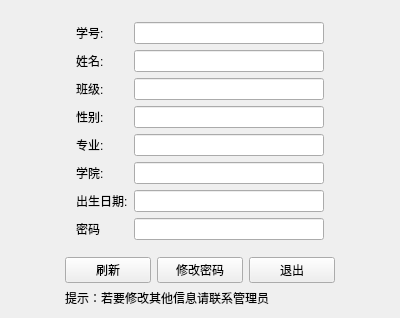
<?xml version="1.0" encoding="UTF-8"?>
<ui version="4.0">
 <class>personalinfo</class>
 <widget class="QWidget" name="personalinfo">
  <property name="geometry">
   <rect>
    <x>0</x>
    <y>0</y>
    <width>400</width>
    <height>300</height>
   </rect>
  </property>
  <property name="windowTitle">
   <string>personalinfo</string>
  </property>
  <layout class="QGridLayout" name="gridLayout" rowstretch="0,0,0,0" columnstretch="1,5,1">
   <item row="0" column="1" rowspan="2">
    <widget class="QWidget" name="widget" native="true">
     <layout class="QFormLayout" name="formLayout">
      <item row="0" column="0">
       <widget class="QLabel" name="label_22">
        <property name="text">
         <string>学号:</string>
        </property>
        <property name="indent">
         <number>-3</number>
        </property>
       </widget>
      </item>
      <item row="0" column="1">
       <widget class="QLineEdit" name="lineEdit_sno">
        <property name="dragEnabled">
         <bool>false</bool>
        </property>
        <property name="readOnly">
         <bool>true</bool>
        </property>
       </widget>
      </item>
      <item row="1" column="0">
       <widget class="QLabel" name="label_23">
        <property name="text">
         <string>姓名:</string>
        </property>
        <property name="openExternalLinks">
         <bool>false</bool>
        </property>
       </widget>
      </item>
      <item row="1" column="1">
       <widget class="QLineEdit" name="lineEdit_sname">
        <property name="readOnly">
         <bool>true</bool>
        </property>
       </widget>
      </item>
      <item row="2" column="0">
       <widget class="QLabel" name="label_24">
        <property name="text">
         <string>班级:</string>
        </property>
       </widget>
      </item>
      <item row="2" column="1">
       <widget class="QLineEdit" name="lineEdit_sclass">
        <property name="readOnly">
         <bool>true</bool>
        </property>
       </widget>
      </item>
      <item row="3" column="0">
       <widget class="QLabel" name="label_25">
        <property name="text">
         <string>性别:</string>
        </property>
       </widget>
      </item>
      <item row="3" column="1">
       <widget class="QLineEdit" name="lineEdit_ssex">
        <property name="readOnly">
         <bool>true</bool>
        </property>
       </widget>
      </item>
      <item row="5" column="0">
       <widget class="QLabel" name="label_26">
        <property name="text">
         <string>专业:</string>
        </property>
       </widget>
      </item>
      <item row="5" column="1">
       <widget class="QLineEdit" name="lineEdit_smajor">
        <property name="readOnly">
         <bool>true</bool>
        </property>
       </widget>
      </item>
      <item row="6" column="0">
       <widget class="QLabel" name="label_27">
        <property name="text">
         <string>学院:</string>
        </property>
       </widget>
      </item>
      <item row="6" column="1">
       <widget class="QLineEdit" name="lineEdit_ssdept">
        <property name="readOnly">
         <bool>true</bool>
        </property>
       </widget>
      </item>
      <item row="7" column="0">
       <widget class="QLabel" name="label_28">
        <property name="text">
         <string>出生日期:</string>
        </property>
       </widget>
      </item>
      <item row="7" column="1">
       <widget class="QLineEdit" name="lineEdit_sbirth">
        <property name="readOnly">
         <bool>true</bool>
        </property>
       </widget>
      </item>
      <item row="8" column="1">
       <widget class="QLineEdit" name="lineEdit_code">
        <property name="readOnly">
         <bool>true</bool>
        </property>
       </widget>
      </item>
      <item row="8" column="0">
       <widget class="QLabel" name="label">
        <property name="text">
         <string>密码</string>
        </property>
       </widget>
      </item>
     </layout>
    </widget>
   </item>
   <item row="2" column="1">
    <layout class="QHBoxLayout" name="horizontalLayout_4">
     <item>
      <widget class="QPushButton" name="pushButton">
       <property name="text">
        <string>刷新</string>
       </property>
      </widget>
     </item>
     <item>
      <widget class="QPushButton" name="updatecodebtn">
       <property name="text">
        <string>修改密码</string>
       </property>
      </widget>
     </item>
     <item>
      <widget class="QPushButton" name="exitbtn">
       <property name="text">
        <string>退出</string>
       </property>
      </widget>
     </item>
    </layout>
   </item>
   <item row="1" column="2">
    <spacer name="horizontalSpacer_2">
     <property name="orientation">
      <enum>Qt::Horizontal</enum>
     </property>
     <property name="sizeHint" stdset="0">
      <size>
       <width>85</width>
       <height>20</height>
      </size>
     </property>
    </spacer>
   </item>
   <item row="1" column="0">
    <spacer name="horizontalSpacer">
     <property name="orientation">
      <enum>Qt::Horizontal</enum>
     </property>
     <property name="sizeHint" stdset="0">
      <size>
       <width>51</width>
       <height>20</height>
      </size>
     </property>
    </spacer>
   </item>
   <item row="3" column="1">
    <widget class="QLabel" name="label_2">
     <property name="text">
      <string>提示：若要修改其他信息请联系管理员</string>
     </property>
    </widget>
   </item>
  </layout>
 </widget>
 <layoutdefault spacing="6" margin="11"/>
 <resources/>
 <connections/>
</ui>
